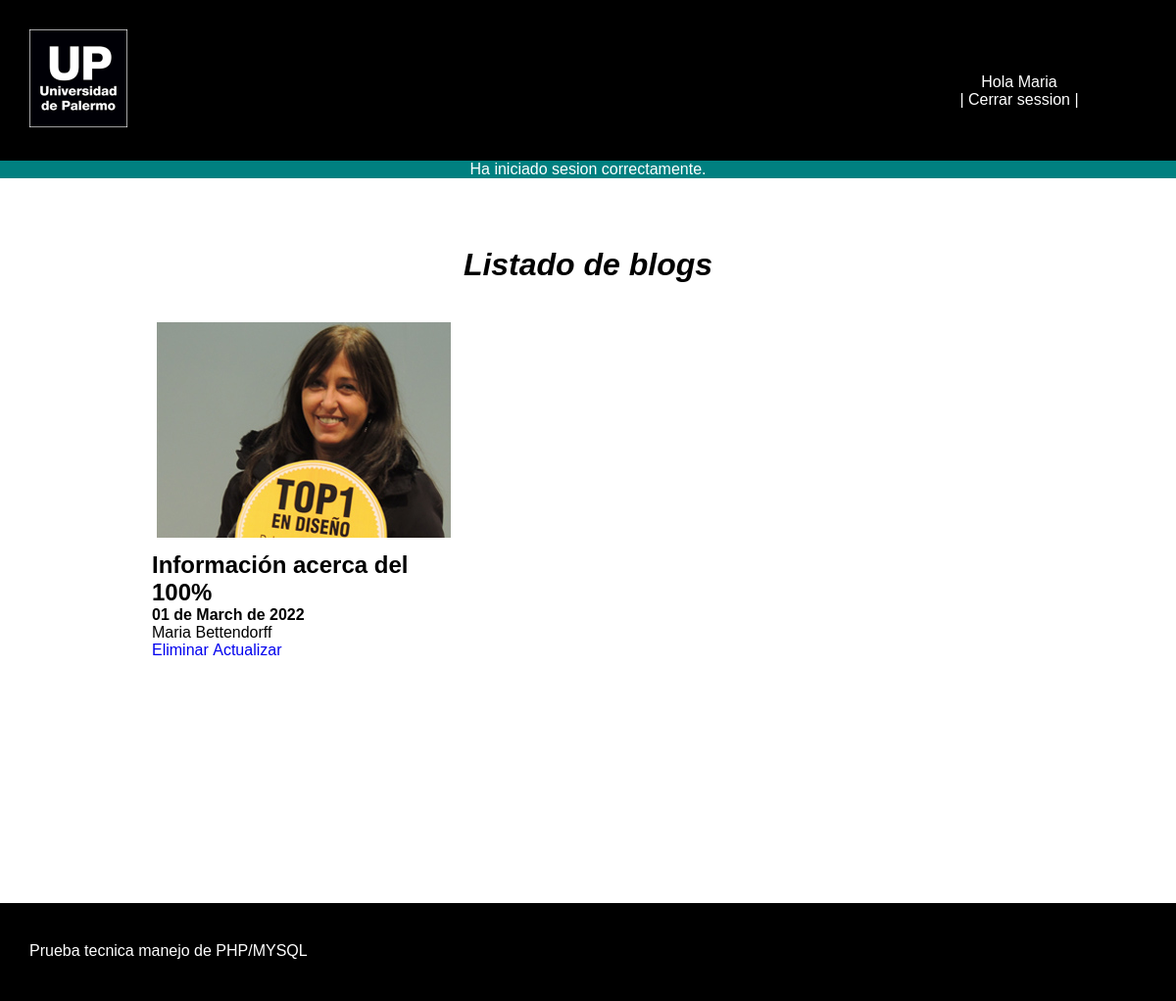
The page /admin/panel.php?id=1&rta=0x004 (signed in) on the database its author committed.
### tables this page shows
CREATE TABLE `blogs` (
  `id` int(11) NOT NULL,
  `titulo` varchar(45) NOT NULL,
  `cuerpo` text NOT NULL,
  `fecha` timestamp NOT NULL DEFAULT current_timestamp() ON UPDATE current_timestamp(),
  `id_docentes` int(11) NOT NULL
);

CREATE TABLE `docentes` (
  `id` int(11) NOT NULL,
  `nombre` varchar(45) NOT NULL,
  `apellido` varchar(45) NOT NULL,
  `email` varchar(45) NOT NULL,
  `pass` text NOT NULL,
  `imagen` varchar(45) NOT NULL
);

### includes/blogs.php (the view, shortened to what this page needs)
<div class='cuerpo'>
    <div class="panel">
        <div><h1><i>Listado de blogs</i></h1></div>
                <div class="card">
                    <?php while($row=mysqli_fetch_array($query,MYSQLI_ASSOC)){
                    echo "<div>";
                    if($admin){
                        echo "<a href='http://localhost/pruebaPHP
/admin/detalle.php?id=".$row['id']."'>";
                        echo "<img src='../upload/docentes/".$row['imagen']."'>";
                    } else {
                            echo "<a href='http://localhost/pruebaPHP
/detalle.php?id=".$row['id']."'>";
                            echo "<img src='./upload/docentes/".$row['imagen']."'>";
                        }
                        echo  "<h2>".$row['titulo']."</h2>";
                        $fecha = ordenarFecha($row['fecha']);
                        echo  "<h4>$fecha</h4>";
                        echo  "<p>".$row['nombre']." ".$row['apellido']."</p>";
                    echo "</a>";
                        if($admin){
                           echo "<a href='eliminar.php?id=1'>Eliminar&nbsp</a>";
                           echo "<a href='actualizar.php?id=1'>Actualizar</a>";
                        }
                    echo "</div>";
                    }
                    ?>
            </div>
          </div>
    </div>

### css/styles.css (style rules this page uses)
* { margin: 0; font-family: Arial, Helvetica, sans-serif; }
.panel { margin: auto auto; width: 80%; overflow: hidden; }
.cuerpo { margin: 70px 0 70px 0; min-height: 600px; }
.card > div > a >img { object-fit: none; width: 300px; height: 300px; margin-left:5px; }
.card { width: 350px; float: left; overflow: hidden; }
.card > div > a >h2 { margin-top: -30px; }
.card > div { width: 80%; margin: auto auto; }
h1 { text-align: center; }
.card > div > a:nth-child(1) { text-decoration: none; color: black; }
.card > div > a:nth-child(2),a:nth-child(3) { text-decoration: none; }

### rows shown on the page
blogs: id_docentes.imagen (picture), titulo "Información acerca del 100%", fecha "01 de March de 2022", id_docentes.nombre "Maria", id_docentes.apellido "Bettendorff"

### other values the page prints
$_SESSION['nombre'] "Maria"
$mensaje "Ha iniciado sesion correctamente."
